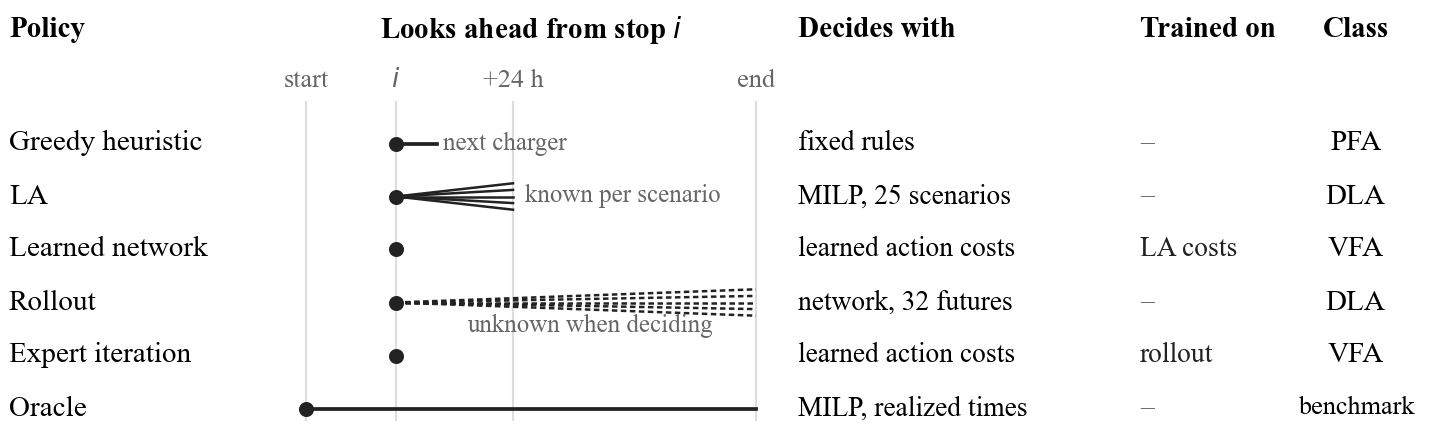

Recreate this plot in Python.
"""
fig_methods.py — what each policy of the paper uses, how far it looks, its class
================================================================================
A schematic (no data): one row per policy, in the order the paper introduces
them (greedy, LA, the network learned from the LA, its rollout, the network
trained by expert iteration on the rollout, the oracle); a horizon glyph from
the current stop i towards the destination (solid lines: travel times known to
the optimizer; dashed lines: sampled futures that the simulated policy does
not know when it decides; a dot: no look-ahead at decision time); what the
policy decides with; what it is trained on; and its class in Powell's
framework (PFA / VFA / DLA).  Drawn at the printed size (\\textwidth).
Writes fig_methods.pdf/.png.

    python ML/paper/fig_methods.py
"""
from __future__ import annotations

import os

HERE = os.path.dirname(os.path.abspath(__file__))
W, H = 4.80, 1.45

ROWS = [
    ("Greedy heuristic", "greedy", "fixed rules", "--", "PFA"),
    ("LA", "la", "MILP, 25 scenarios", "--", "DLA"),
    ("Learned network", "dot", "learned action costs", "LA costs", "VFA"),
    ("Rollout", "roll", "network, 32 futures", "--", "DLA"),
    ("Expert iteration", "dot", "learned action costs", "rollout", "VFA"),
    ("Oracle", "oracle", "MILP, realized times", "--", "benchmark"),
]
G0, G1 = 1.02, 2.52                    # horizon glyph, inches
X_USES, X_TRAIN, X_CLASS = 2.66, 3.80, 4.52
U_DEP, U_I, U_24, U_END = 0.0, 2.0, 4.6, 10.0
INK, MUTED = "#222222", "#666666"


def gx(u):
    return G0 + (G1 - G0) * u / 10.0


def main():
    import matplotlib
    matplotlib.use("Agg")
    import matplotlib.pyplot as plt

    plt.rcParams.update({"font.family": "serif", "font.serif": ["Times New Roman", "Times", "DejaVu Serif"],
                         "font.size": 7, "pdf.fonttype": 42})
    fig = plt.figure(figsize=(W, H))
    ax = fig.add_axes([0, 0, 1, 1])
    ax.set_xlim(0, W)
    ax.set_ylim(0, H)
    ax.axis("off")

    top = H - 0.10
    ax.text(0.03, top, "Policy", fontweight="bold", va="center")
    ax.text((G0 + G1) / 2, top, "Looks ahead from stop $i$", fontweight="bold", va="center", ha="center")
    ax.text(X_USES, top, "Decides with", fontweight="bold", va="center")
    ax.text(X_TRAIN, top, "Trained on", fontweight="bold", va="center")
    ax.text(X_CLASS, top, "Class", fontweight="bold", va="center", ha="center")
    ya = top - 0.17
    for u, lab in ((U_DEP, "start"), (U_I, "$i$"), (U_24, "+24 h"), (U_END, "end")):
        ax.text(gx(u), ya, lab, ha="center", va="center", fontsize=6.3, color=MUTED)
        ax.plot([gx(u), gx(u)], [0.05, ya - 0.07], color="#DDDDDD", lw=0.5, zorder=0)

    step = (ya - 0.12) / len(ROWS)
    for k, (name, kind, uses, trained, cls) in enumerate(ROWS):
        y = ya - 0.12 - step * (k + 0.5)
        ax.text(0.03, y, name, va="center")
        ax.text(X_USES, y, uses, va="center", fontsize=6.6)
        ax.text(X_TRAIN, y, trained if trained != "--" else "\u2013", va="center", fontsize=6.6, color=INK if trained != "--" else MUTED)
        ax.text(X_CLASS, y, cls, va="center", ha="center", fontsize=7 if len(cls) < 5 else 6.3)
        xi = gx(U_I)
        if kind in ("dot", "greedy", "la", "roll"):
            ax.plot(xi, y, marker="o", ms=2.6, color=INK, zorder=3)
        if kind == "greedy":
            ax.plot([xi, gx(2.9)], [y, y], color=INK, lw=0.9)
            ax.text(gx(3.05), y, "next charger", va="center", fontsize=6.0, color=MUTED)
        elif kind == "la":
            for d in (-0.044, -0.022, 0.0, 0.022, 0.044):
                ax.plot([xi, gx(U_24)], [y, y + d], color=INK, lw=0.6)
            ax.text(gx(U_24) + 0.04, y, "known per scenario", va="center", fontsize=6.0, color=MUTED)
        elif kind == "roll":
            for d in (-0.044, -0.022, 0.0, 0.022, 0.044):
                ax.plot([xi, gx(U_END)], [y, y + d], color=INK, lw=0.6, ls=(0, (2.2, 1.4)))
            ax.text(gx(6.3), y - 0.080, "unknown when deciding", ha="center", va="center",
                    fontsize=6.0, color=MUTED)
        elif kind == "oracle":
            ax.plot([gx(U_DEP), gx(U_END)], [y, y], color=INK, lw=0.9)
            ax.plot(gx(U_DEP), y, marker="o", ms=2.6, color=INK)
    for ext in ("pdf", "png"):
        fig.savefig(os.path.join(HERE, f"fig_methods.{ext}"), dpi=300)
    print("wrote fig_methods.pdf/.png")


if __name__ == "__main__":
    main()
